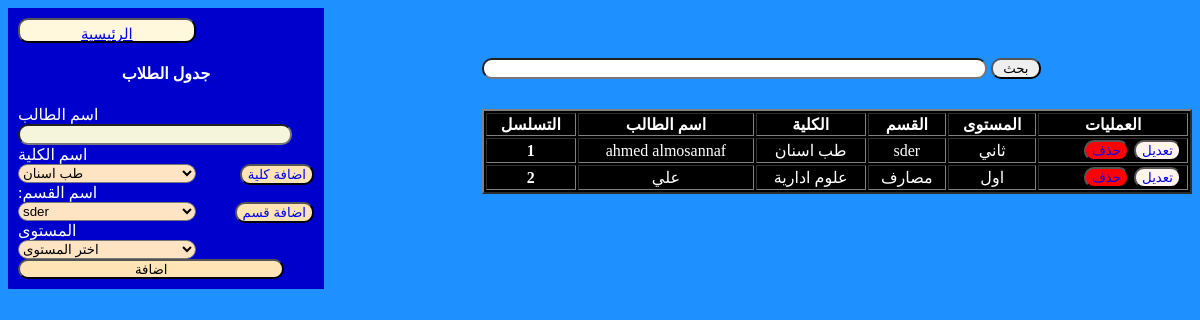
/student.php, run on the app's committed database.
### tables this page shows
CREATE TABLE `student` (
  `id_s` int(11) NOT NULL,
  `name_s` varchar(200) NOT NULL,
  `name_k` varchar(200) NOT NULL,
  `name_p` varchar(200) NOT NULL,
  `level` text NOT NULL
);

### student.php (the view, shortened to what this page needs)
<!DOCTYPE html>
<html lang="en">
<head>
    <link rel="stylesheet" href="stylestudent.css">
</head>
<body>
    <div class="student-left">
        <form action="" method="POST">
<?php  echo '<button class="btn1"><a href="main.php?
                    ">الرئيسية</a></button>'
                    ?><br>
                    <h4> جدول الطلاب</h4>
        <label> اسم الطالب </label>   <br>
<input type='text'name="name" required><br>
<label class ="con-sn-2 col form-label"> اسم الكلية</label><br>
<select name="kaly" id="" class="form-select">
<?php
 include "connect.php";
$select =mysqli_query($con,"select * from kali");
while($row =mysqli_fetch_array($select)){
    ?>
<option value="<?php echo $row['name_k'];?>"><?php echo $row['name_k'];?></option>
    <?php
}
?>
</select> <?php  echo '<button class="btnk"><a href="madd.php?
                    ">اضافة كلية</a></button>'
                    ?><br>
<label class ="con-sn-2 col form-label"> :اسم القسم</label><br>
<select name="part" id=""> <br>
<?php
 include "connect.php";
$select =mysqli_query($con,"select * from part");
while($row =mysqli_fetch_array($select)){
    ?>
<option value="<?php echo $row['name_p'];?>"><?php echo $row['name_p'];?></option>
    <?php
}
?>
</select>
<?php  echo '<button class="btnk"><a href="part.php?
                    ">اضافة قسم</a></button>'
                    ?><br>
<label class ="con-sn-2 col form-label"> المستوى </label><br>
<select name="level" id=""> <br>
<option >اختر المستوى</option>
</select>
<br>
<input type="submit" class="btn " name="add" value ="اضافة">
        </form>
    </div>
    <?php
           include 'connect.php';
               if(isset($_GET['search']))  {
               $search =$_GET['search'];
               $sql =("SELECT * FROM student WHERE id_s like '%$search%' or name_s like '%$search%'
               or name_k like '%$search%' or name_p like '%$search%' or level like '%$search%'");
            }  else {
                 $sql="SELECT * FROM student";
                 $search =" ";
            }
           $result = mysqli_query($con,$sql) ;
    ?>
    <div class="student-rihgt">
    <form class="search" action="" method="GET">
              <input type="text" name="search" autocomplete="of"
           placeholder="...ابحث هنا" value="<?php echo $search;?>"> <button class="bt"> بحث </button>
          </form>
            <table border='2'>
                    <th>التسلسل</th>
                    <th>اسم الطالب</th>
                    <th>الكلية</th>
                    <th>القسم</th>
                    <th>المستوى</th>
                    <th> العمليات </th>
                <thody>
                <?php
                while ($row = mysqli_fetch_array($result)) {
                  $id=$row['id_s'];
                  $names=$row['name_s'];
                  $namek=$row['name_k'];
                  $namep=$row['name_p'];
                  $level=$row['level'];
                    echo '<tr>
                      <th scope="row"> '.$id.' </th>
                      <td>'.$names.'</td>
                      <td>'.$namek.'</td>
                      <td>'.$namep.'</td>
                      <td>'.$level.'</td>
                      <td>
                      <button class="btn1"><a href="update_s.php?
                      id='.$id.'" >تعديل</a></button>
                      <button class="btn2"><a href="del.php?
                      delstudent='.$namek.'">حذف</a></button>
                      </td>
                    </tr>';
                }
                ?>
              </thody>
            </table>
    </div>
</body>
</html>

### stylestudent.css (style rules this page uses)
body { background-color: dodgerblue; background-size: cover; color: white; }
.student-left { float: left; background-color: mediumblue; width: 25%; padding: 10px; }
.student-left h4 { text-align: center; }
.student-left .btn1 { padding: 5px 20px; width: 60%; background-color: cornsilk; color: black; border-radius: 10px; cursor: pointer; height: 25px; font-size: 15px; }
.student-left .btnk { background-color: moccasin; float: right; border-radius: 10px; text-decoration: none; text-align: center; }
.student-left .btnk a { background-color: moccasin; text-decoration: none; }
.student-left input { background-color: beige; height: 15px; width: 90%; border-radius: 10px; }
.student-left select { background-color: bisque; width: 60%; border-radius: 10px; }
.student-left .btn { background-color: moccasin; height: 20px; margin-right: 5px; border-radius: 10px; text-decoration: none; text-align: center; }
.student-rihgt { float: right; width: 60%; }
.student-rihgt table { margin-top: 10px; width: 100%; background-color: black; color: white; text-align: center; }
.student-rihgt table .btn2 { background-color: red; margin-right: 5px; float: right; border-radius: 10px; text-decoration: none; text-align: center; }
.student-rihgt table .btn2 a { background-color: red; text-decoration: none; }
.student-rihgt table .btn1 { background-color: seashell; margin-right: 5px; float: right; border-radius: 10px; text-decoration: none; text-align: center; }
.student-rihgt table .btn1 a { background-color: seashell; text-decoration: none; }
.student-rihgt .search { margin-top: 20px; border-radius: 10px; }
.student-rihgt .search input { width: 70%; border-radius: 10px; }
.student-rihgt .search input { margin-top: 30px; width: 70%; margin-bottom:20px ; border-radius: 10px; }
.student-rihgt .search button { width:50px ; margin-top: 20px; border-radius: 10px; }

### data on the page
student: id_s "1", name_s "ahmed almosannaf", name_k "طب اسنان", name_p "sder", level "ثاني"
student: id_s "2", name_s "علي", name_k "علوم ادارية", name_p "مصارف", level "اول"

### other printed values
form field kaly "طب اسنان"
form field part "sder"
